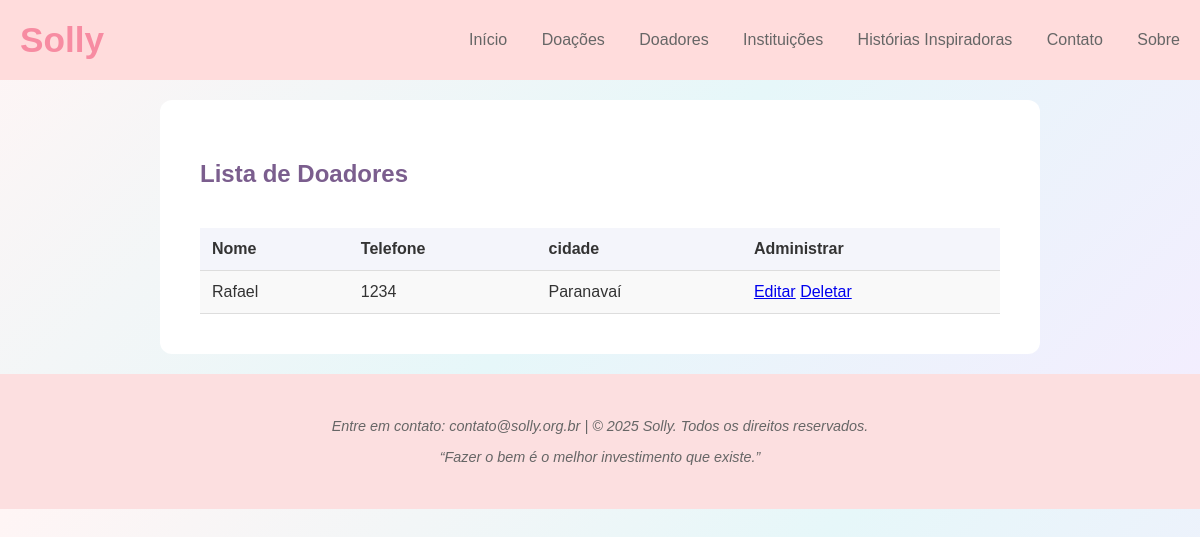
Page /listar/doador/ on the earlier database version.
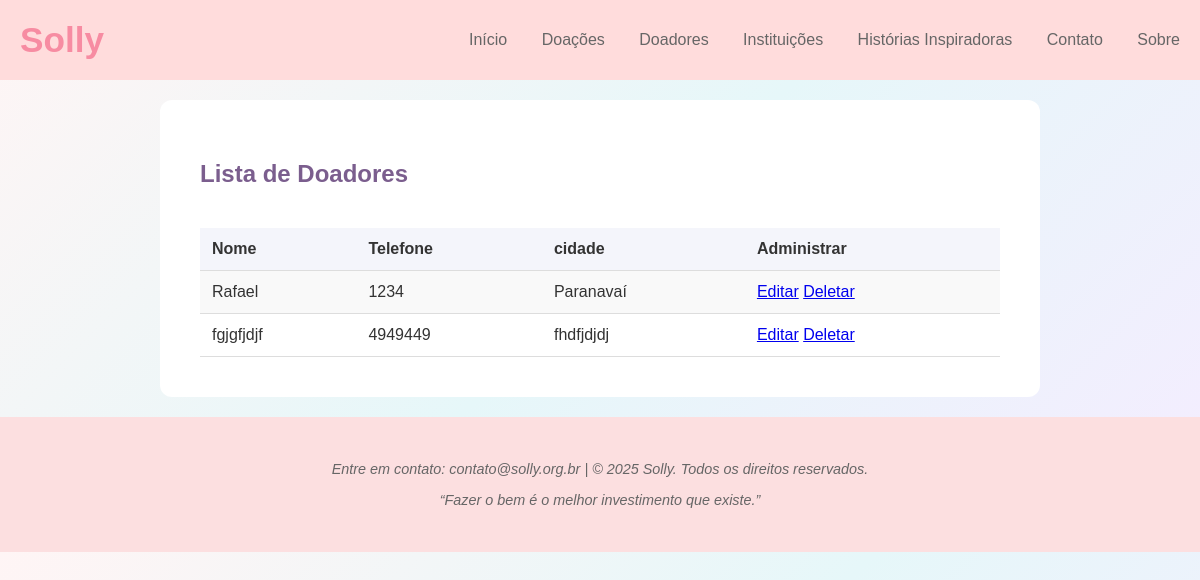
Same page on the later database version.
### paginasweb/models.py (models this page shows, shortened)
class Doador(models.Model):
    nome = models.CharField(max_length=100)
    telefone = models.CharField(max_length=14)
    cidade = models.CharField(max_length=100)

### paginasweb/views.py (the view)
# urls.py: path("listar/doador/", DoadorList.as_view(), name="listar-doador"),
class DoadorList(ListView):
    template_name = 'paginasweb/lista/doadorList.html'
    model = Doador

### paginasweb/templates/paginasweb/lista/doadorList.html
{% extends "paginasweb/modelo.html" %}
{% load static %}
{% block conteudo %}
<h2>Lista de Doadores</h2>
<table>
<tr>
    <th>Nome</th>
    <th>Telefone</th>
    <th>cidade</th>
    <th>Administrar</th>
</tr>
{% for doador in object_list %}
<tr>
    <td>{{doador.nome}}</td>
    <td>{{doador.telefone}}</td>
    <td>{{doador.cidade}}</td>
    <td>
        <a href="{% url "editar-doador" doador.pk %}">Editar</a>
        <a href="{% url "deletar-doador" doador.pk %}">Deletar</a>
    </td>
</tr>
{% endfor %}
</table>
{% endblock %}

Differences in the rows shown:
added Doador: nome "fgjgfjdjf", telefone "4949449", cidade "fhdfjdjdj"
